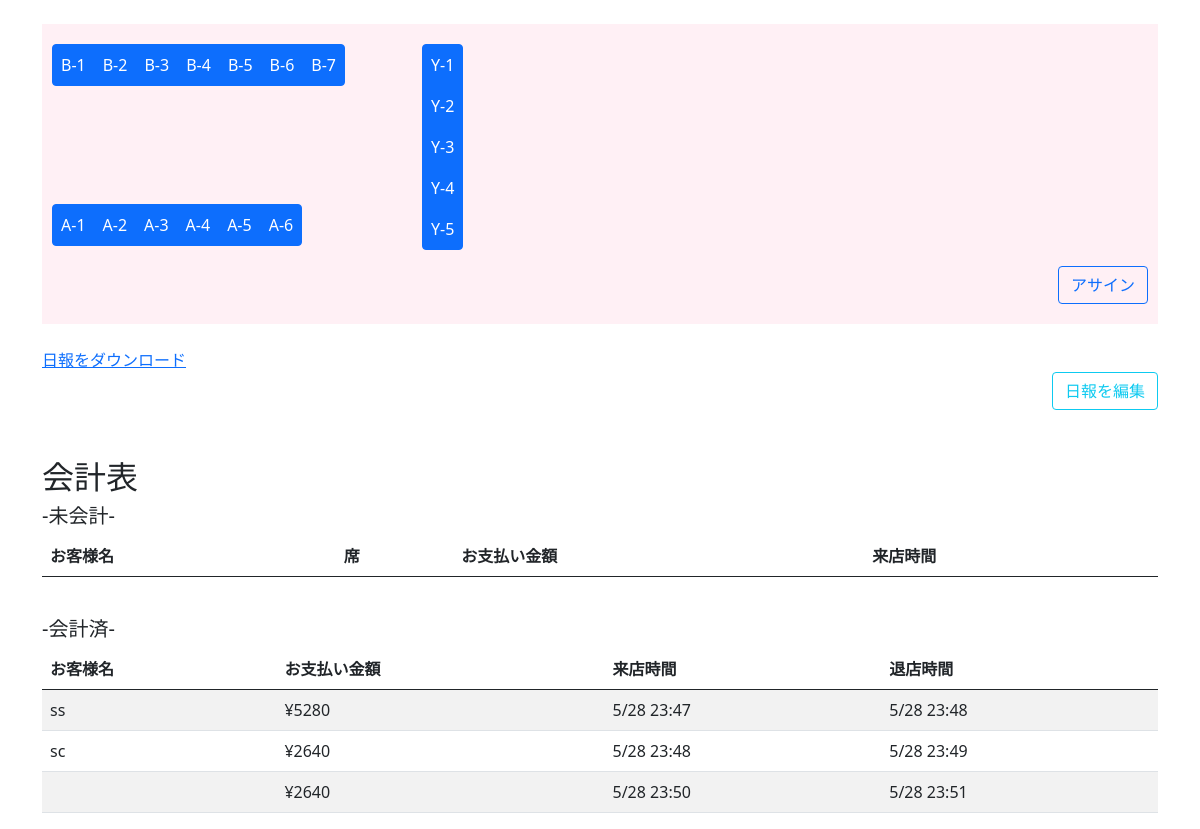
The app's page /seat, older data.
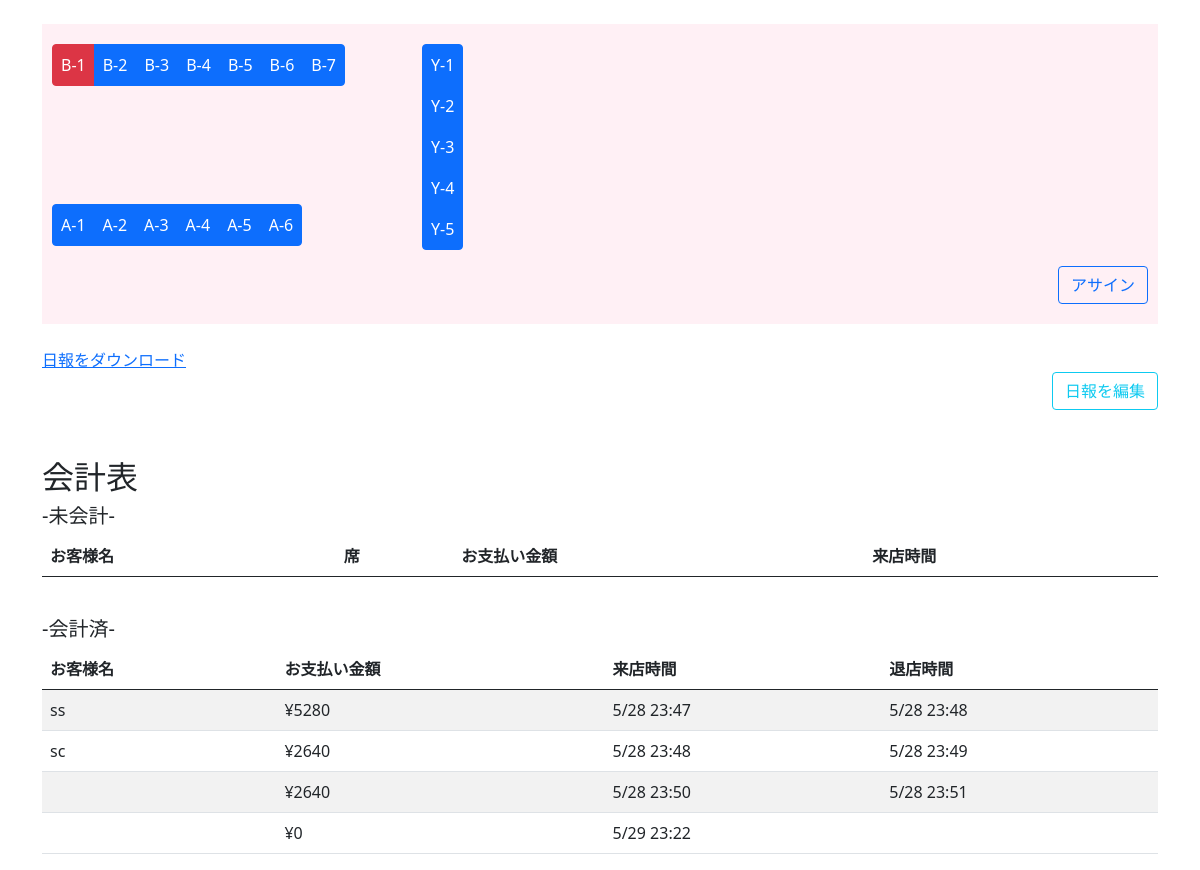
The same page, newer data.
### attendance/models.py (models this page shows, shortened)
class Seat(models.Model):
    Seat_ID = models.CharField(max_length=10, null=True)
    CheckSheet = models.ForeignKey(CheckSheet, on_delete=models.CASCADE)
    attr = models.CharField(max_length=3, null=True)
    pos_x = models.IntegerField(default=0)
    pos_y = models.IntegerField(default=0)
    is_use = models.BooleanField(default=False)
    def __str__(self):
        return self.Seat_ID

class CheckSheet(models.Model):
    total_fee = models.IntegerField(default=0)
    discount = models.IntegerField(default=0)
    how_cash = models.CharField(max_length=20, null=True)
    asign = models.BooleanField(default=False)
    client_name = models.CharField(max_length=20, null=True)
    client_num = models.IntegerField(default=0)
    start_time = models.DateTimeField(verbose_name="来店時間")
    end_time = models.DateTimeField(verbose_name="退店時間")
    start_overtime = models.CharField(max_length=20, null=True)
    end_overtime = models.CharField(max_length=20, null=True)
    drink_staff = models.ManyToManyField("Account",related_name="drink",through="SheetStaffRelation")
    staff = models.ManyToManyField("Account",through="SheetAccountRelation")
    memo_str = models.CharField(max_length=100, null=True)

### attendance/views.py (the view, shortened to what this page needs)
# urls.py: path("seat", views.SelectSeat.as_view(), name="SelectSeat"),
class SelectSeat(ListView):
    model = Seat
    template_name = "attendance/select_seat.html"
    def get(self, request):
        context = {
            "object_list": Seat.objects.all(),
            "CheckSheet_list": CheckSheet.objects.all(),
            }
        return render(request,"attendance/select_seat.html", context)

### templates/attendance/select_seat.html (shortened to what this page needs)
{% extends "attendance/DB5_base.html" %}
{% block body %}
<div class="container" name="container"><br>
<form action="{% url 'SelectSeat' %}" method="post">
    <div class="col position-relative" style="background-color: lavenderblush; height: 300px;">
        <div class="btn-group" role="group" style="position: absolute; left: 10px; top: 20px">
        {% for seat in object_list %}
        {% if seat.attr == "B" %}
            {% if not seat.is_use %}
            <label class="btn btn-primary p-2" for="seat-{{seat}}" name="seat-{{seat}}">
                {{seat}}
            </label>
            {% else %}
                <button type="submit" class="btn btn-danger p-2" name="dager_button" value="{{seat.pk}}">{{seat}}</button>
            {% endif %}
        {% endif %}
        {% endfor %}
        </div>
        <div class="btn-group" role="group" style="position: absolute; left: 10px; top: 180px">
        {% for seat in object_list %}
        {% if seat.attr == "A" %}
            {% if not seat.is_use %}
                <label class="btn btn-primary p-2" for="seat-{{seat}}" name="p_label">
                    {{seat}}
                </label>
            {% else %}
                <button type="submit" class="btn btn-danger p-2" name="dager_button" value="{{seat.pk}}">{{seat}}</button>
            {% endif %}
        {% endif %}
        {% endfor %}
        </div>
        <div class="btn-group-vertical" role="group" style="position: absolute; left: 380px; top: 20px">
            {% for seat in object_list %}
            {% if seat.attr == "Y" %}
                {% if not seat.is_use %}
                    <label class="btn btn-primary p-2" for="seat-{{seat}}" name="p_label">
                        {{seat}}
                    </label>
                {% else %}
                    <button type="submit" class="btn btn-danger p-2" name="dager_button" value="{{seat.pk}}">{{seat}}</button>
                {% endif %}
            {% endif %}
            {% endfor %}
        </div>
        <input type="submit" name="comp_btn" class="btn btn-outline-primary" style="position: absolute; right: 10px; bottom: 20px" value="アサイン">
    </div>
    <br>
    <a href="{% url 'Daily' %}">日報をダウンロード</a>
    <span class="d-grid gap-2 d-md-flex justify-content-end">
        <a class="btn btn-outline-info" href="{% url 'DailyEdit' %}">日報を編集</a>
    </span>
    <br><br>
    <h2>会計表</h2>
    <div class="asign_table">
        <h5>-未会計-</h5>
        <table class="table table-striped">
            <thead>
                <tr>
                <th scope="col">お客様名</th>
                <th scope="col">席</th>
                <th scope="col">お支払い金額</th>
                <th scope="col">来店時間</th>
                </tr>
            </thead>
        </table>
        <br>
        <div class="non_asign_table">
            <h5>-会計済-</h5>
            <table class="table table-striped">
                <thead>
                    <tr>
                    <th scope="col">お客様名</th>
                    <th scope="col">お支払い金額</th>
                    <th scope="col">来店時間</th>
                    <th scope="col">退店時間</th>
                    </tr>
                </thead>
                <tbody>
                    {% for sheet in CheckSheet_list %}
                    {% if sheet.client_name != "clientGOD" and not sheet.asign %}
                        <tr data-href="{% url 'CheckSheet' pk=sheet.pk %}">
                        <td>{{sheet.client_name}}</td>
                        <td>¥{{sheet.total_fee}}</td>
                        <td>{{sheet.start_overtime}}</td>
                        <td>{{sheet.end_overtime}}</td>
                        </tr>
                    {% endif %}
                    {% endfor %}
                </tbody>
            </table>
    </div>
</form>
</div>
{% endblock body %}

Row changes from the older to the newer data that the page shows:
changed Seat (number 1 of 18 on the later page): is_use False → True (drawn)
added CheckSheet: total_fee "0", start_overtime "5/29 23:22"
